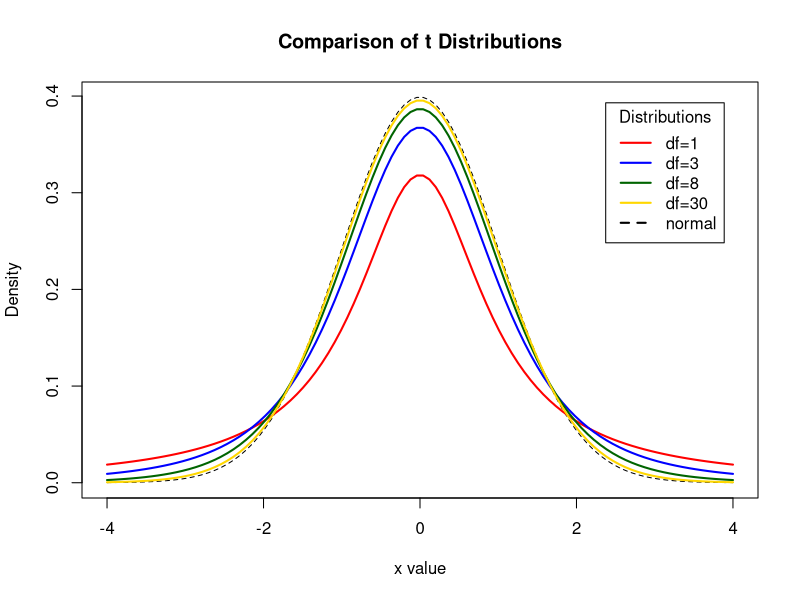
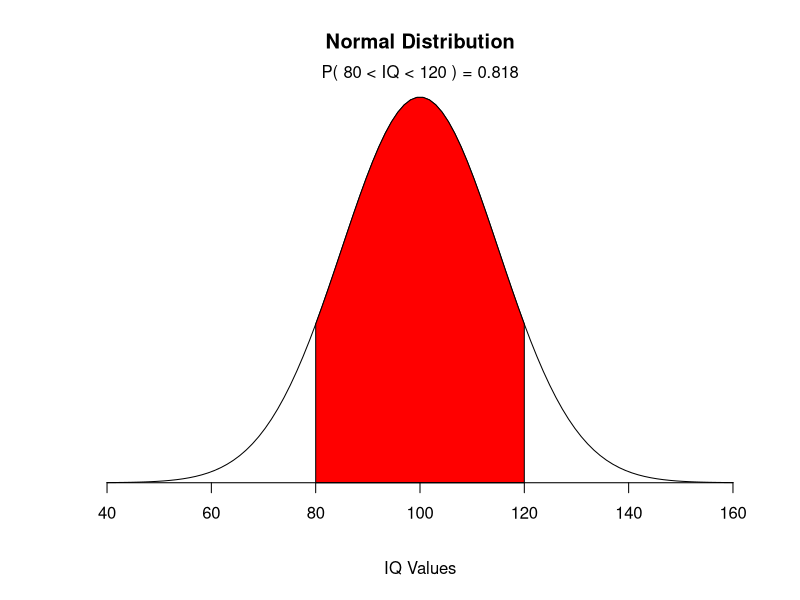
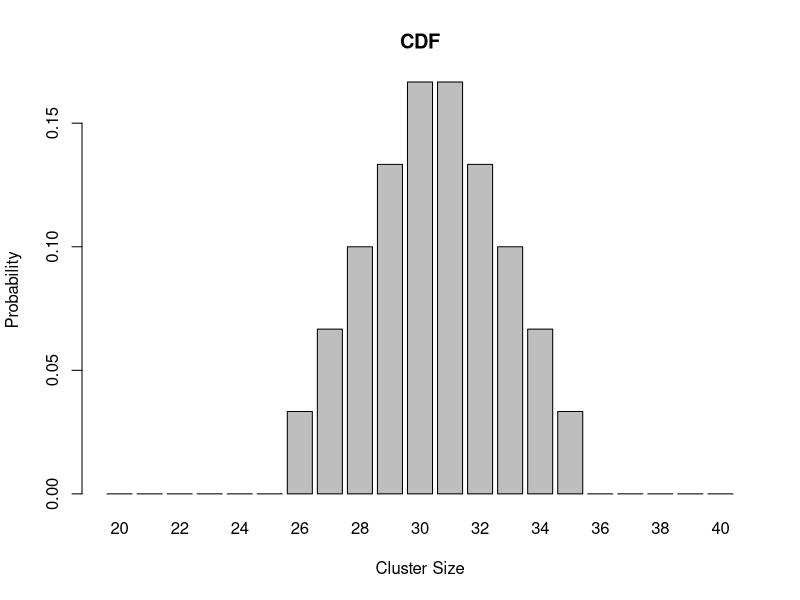
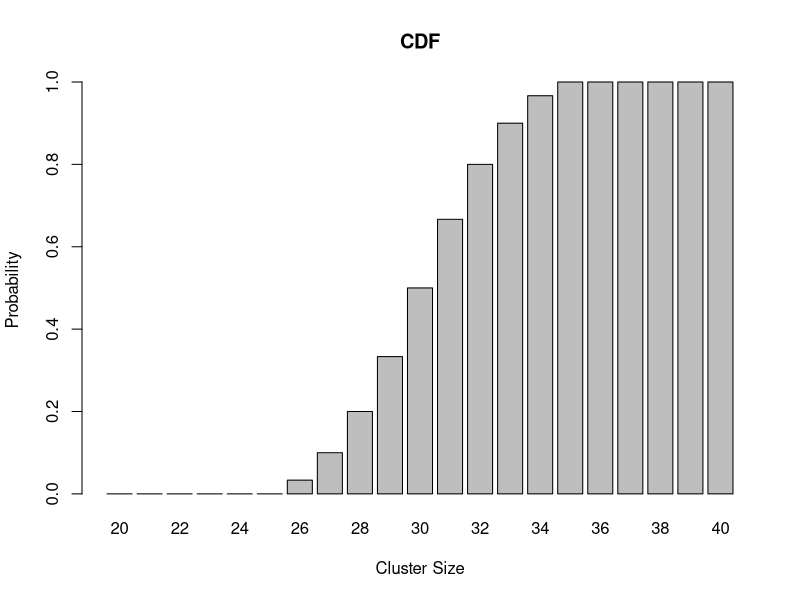
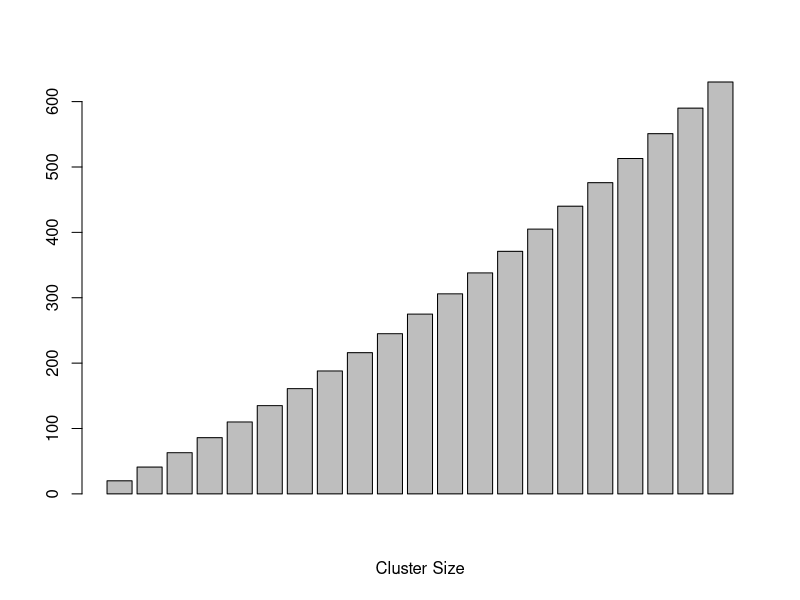
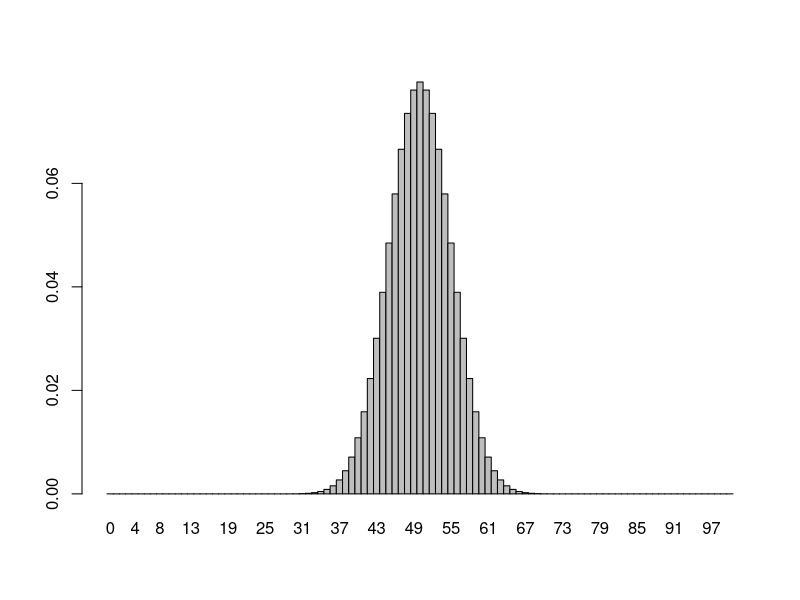
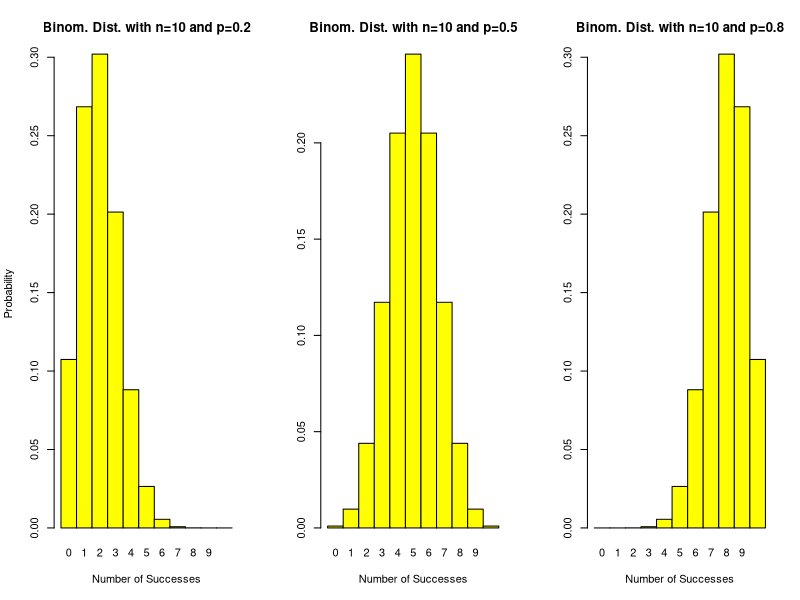
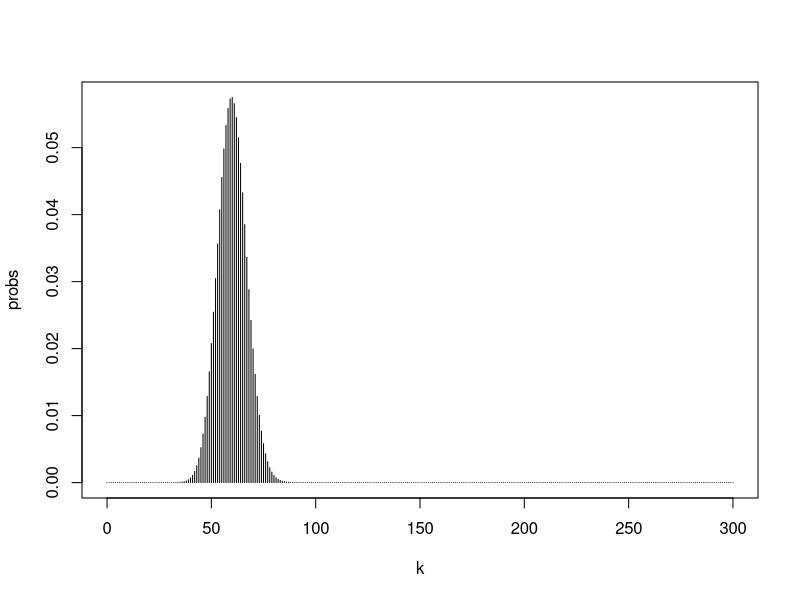

Reproduce these figures in R, in order.
## ---- chunk 1
x <- seq(-4, 4, length=100)
hx <- dnorm(x)

degf <- c(1, 3, 8, 30)
colors <- c("red", "blue", "darkgreen", "gold", "black")
labels <- c("df=1", "df=3", "df=8", "df=30", "normal")

plot(x, hx, type="l", lty=2, xlab="x value",
     ylab="Density", main="Comparison of t Distributions")

for (i in 1:4){
  lines(x, dt(x,degf[i]), lwd=2, col=colors[i])
}

legend("topright", inset=.05, title="Distributions",
       labels, lwd=2, lty=c(1, 1, 1, 1, 2), col=colors)
## ---- chunk 2
mean=100; sd=15
lb=80; ub=120

x <- seq(-4,4,length=100)*sd + mean
hx <- dnorm(x,mean,sd)

plot(x, hx, type="n", xlab="IQ Values", ylab="",
     main="Normal Distribution", axes=FALSE)

i <- x >= lb & x <= ub
lines(x, hx)
polygon(c(lb,x[i],ub), c(0,hx[i],0), col="red") 

area <- pnorm(ub, mean, sd) - pnorm(lb, mean, sd)
result <- paste("P(",lb,"< IQ <",ub,") =",
                signif(area, digits=3))
mtext(result,3)
axis(1, at=seq(40, 160, 20), pos=0) 
## ---- chunk 3
m<-c(20:40) # egg cluster sizes to be examined
pm<-c(rep(0,6),1/30*((26:30)-25),(36-((31:35)))/30,rep(0,5)) # PMF
cm<-cumsum(pm) # CDF

barplot(pm, xlab="Cluster Size",, ylab="Probability",names.arg=m, main="CDF")
barplot(cm, xlab="Cluster Size",, ylab="Probability",names.arg=m, main="CDF")

cmEasy<-cumsum(m)
m
cmEasy
barplot(cmEasy, xlab="Cluster Size")
## ---- chunk 4
dbinom(15,20,0.86)
## ---- chunk 5
dbinom(15,20,0.86)+dbinom(16,20,0.86)+dbinom(17,20,0.86)
pbinom(17, size=20, prob=0.86)-pbinom(14, size=20, prob=0.86)
## ---- chunk 6
hist.binom <- function(n, p, ...)
{
    # plots a Binomial probability  distribution
    k <- 0:n
    p <- dbinom(k, n, p)
    names(p) <- as.character(0:n)
    barplot(p,space=0, ...)
}
## ---- chunk 7
n=100
p=0.5

hist.binom(n,p)

rbinom(10,n,p)
## ---- chunk 8
par(mfrow=c(1,3)) # Splits graphics output into a table of  3 columns
hist.binom(10,0.2,col="yellow", main="Binom. Dist. with n=10 and p=0.2", xlab="Number of Successes", ylab="Probability")
hist.binom(10,0.5,col="yellow", main="Binom. Dist. with n=10 and p=0.5", xlab="Number of Successes")
hist.binom(10,0.8,col="yellow", main="Binom. Dist. with n=10 and p=0.8", xlab="Number of Successes")
par(mfrow=c(1,1)) # back to default
## ---- chunk 9
n<-300
k <- 0:n
probs <- dbinom(k, n, 0.2)
names(probs) <- as.character(0:n)
probs
plot(k,probs, type="h", ylim=c(0,max(probs)))
plot(k,probs, type="s", ylim=c(0,max(probs)))
plot(k,probs, type="h", ylim=c(0,max(probs)), xlim=c(40,80))
## ---- chunk 10
par(mar=c(4,5,8,1))
par(mfrow=c(1,3)) # Splits graphics output into a table of  3 columns
hist.binom(10,0.1,col="yellow", main="p=0.1 and n=10",xlim= c(0,7), xlab="Number of Successes", ylab="Probability")
hist.binom(30,0.1,col="yellow", main="p=0.1 and n=30",xlim= c(0,12),xlab="Number of Successes")
hist.binom(70,0.1,col="yellow", main="p=0.1 and n=90",xlim= c(0,18), xlab="Number of Successes")
par(mfrow=c(1,1)) # back to default
mtext(c("Binomial Distributions"),side=3, line=6, outer=F,col=2,cex=1.5)
par(mar=c(5, 4, 4, 2) + 0.1)
## ---- chunk 11
n <- 300
p <- 0.86

dbinom(275,300,0.86)
## ---- chunk 12
sampleSpace <- c(0,seq(1:300))
sampleSpaceProbs <- dbinom(sampleSpace,300,0.86)
sampleSpaceProbs
## ---- chunk 13
i <- 1
while(i < 301)
{ if (sampleSpaceProbs[i] >= 0.05)
  {
      print(
            paste(as.character(sampleSpace[i]), 
                  "    ", 
                  as.character(sampleSpaceProbs[i])
                  )
            );
  }
  i <- i+1;
}
## ---- chunk 14
sampleSpace <- c(0,seq(1:3000))
sampleSpaceProbs <- dbinom(sampleSpace,3000,0.86)

i <- 1
while(i < 3001)
{ if (sampleSpaceProbs[i] >= 0.05)
  {
    print(
          paste(as.character(sampleSpace[i]), 
          "    ", 
          as.character(sampleSpaceProbs[i])
                  )
          );
  }
  i <- i+1;
}
## ---- chunk 15
expV_Cellphones <- n*p
## ---- chunk 16
sd_Cellphones <- sqrt(n*p*(1-p))
## ---- chunk 17
expV_Cellphones - 2*sd_Cellphones
## ---- chunk 18
expV_Cellphones + 2*sd_Cellphones
## ---- chunk 19
barplot(dbinom(229:290,n,p), space = 0, width = 1, names.arg = as.character(229:290))
## ---- chunk 20

hist.binom(n,p,col="yellow", main="Binom. Dist. (n=300, p=0.86)")
abline(h = 0.05, col = "red", lty = 3)
hist.binom(n,p,col="yellow")
hist.binom(600,.86,col="yellow", main="Binom. Dist. (n=600, p=0.86)", ylim=c(0, 0.06) )
abline(h = 0.05, col = "red", lty = 3)
abline(v = (600*0.86), col = "blue", lty = 3)
text(c((600*0.86)),c(0.058), pos=4, paste("Expected Value = ",(600*0.86)),cex=0.75, col = "blue")


# show just the interesting part of the ditribution
hist.binom(n,p,col="yellow", main="Binom. Dist. (n=300, p=0.86)", xlim=c(219,290))

# add a vertical line to point out the location of the value found in the sample  
abline(v = 275, col = "red", lty = 3)

# add a vertical lines that delimit the area which represents the central 95% of the distribution  
abline(v = expV_Cellphones - 2*sd_Cellphones, col = "blue", lty = 3)
abline(v = expV_Cellphones + 2*sd_Cellphones, col = "blue", lty = 3)

# color the 95% area differently
lowerBound <- expV_Cellphones - as.integer(2*sd_Cellphones)
upperBound <- expV_Cellphones + as.integer(2*sd_Cellphones)

rep(0,lowerBound)
barplot(c(rep(0,lowerBound), dbinom(lowerBound:(upperBound-1), n, p)),
        space=0, 
        col="skyblue",
        add=TRUE)
## ---- chunk 21
n <- 500
p <- 0.07

pbinom(29,n,p)
## ---- chunk 22
expV_bloodType <- n*p
## ---- chunk 23
sd_bloodType <- sqrt(n*p*(1-p))
## ---- chunk 24
pnorm(29.5, expV_bloodType, sd_bloodType)
## ---- chunk 25
bp <- barplot(dbinom(15:55,n,p), space = 0, width = 1, 
        #names.arg = as.character(15:55),
        col="yellow", main="Binom. Dist. (n=500, p=0.07) with a superimposed normal curve", 
        axes=FALSE, xlab="No of people with blood typ 0-negative", ylab="Prob. Density")
axis(1, labels = c(15:55), at = bp, tcl = -0.25) 
axis(2) 
bp 
dbinom(15:55,n,p)

# color the interesting area differently
barplot( dbinom(15:29, n, p),
        space=0, 
        col="skyblue",
        add=TRUE)

# add a vertical line for x = 29
abline(v = 14.5, col = "red", lty = 1)
text(x=12.5, y=0.06,
     pos=4, paste("29"),cex=0.75, col = "red")

xy <- xy.coords(x=0.5:39.5, y= dnorm(15:54,expV_bloodType,sd_bloodType))
lines(xy, 
      lwd=2, col=2)
## ---- chunk 26
xUnif <- seq(-1, 32, length=4000)
hxUnif <- dunif(xUnif,min=0, max=30)
plot(xUnif, hxUnif, type="l", lty=1, xlab="x value",xlim = range(-2,32),
     ylab="Density",ylim = range(0,0.04), main="Uniform Distribution",col="blue")
## ---- chunk 27
# Create a uniform population with 10000 individuals  
dataUnif <- runif(10000,min=0, max=30)
n_Hist <- hist(dataUnif, breaks=16, xlab="x",
                main="Uniform Distribution of x", freq=F, col= "grey",
                xlim = range(-2,32))

N <- 1000 # number of samples
n1 <- 3   # sample size n1
n2 <- 12  # sample size n2
n3 <- 30  # sample size n3

vec_n1 <- NULL
vec_n2 <- NULL
vec_n3 <- NULL

while (N > 0) {
  N<-N-1;
  samp_n1<-sample(dataUnif, n1);
  samp_n2<-sample(dataUnif, n2);
  samp_n3<-sample(dataUnif, n3);

  vec_n1<-c(vec_n1,mean(samp_n1));
  vec_n2<-c(vec_n2,mean(samp_n2));
  vec_n3<-c(vec_n3,mean(samp_n3));
}
## ---- chunk 28
par(mfrow=c(2,2), font.main= 1, cex.main=1) # Splits graphics output into a table of 2 rows and 2 columns
plot(xUnif, hxUnif, type="l", lty=1, xlab="x value",xlim = range(-2,32),
     ylab="Density",ylim = range(0,0.04), main="Uniform Distribution",col="blue")
n1_Hist <- hist(vec_n1, breaks=16, xlab="Sample Means",
                main="Distribution of the sample means with n = 3", freq=F, col= "grey",
                xlim = range(-2,32))
n2_Hist <- hist(vec_n2, breaks=16, xlab="Sample Means",
                main="Distribution of the sample means with n = 12", freq=F, col= "grey",
                xlim = range(-2,32))
n3_Hist <- hist(vec_n3, breaks=16, xlab="Sample Means",
                main="Distribution of the sample means with n = 30", freq=F, col= "grey",
                xlim = range(-2,32))
par(mfrow=c(1,1)) # This line resets the graphics device to a 1x1 table
## ---- chunk 29
par(mfrow=c(2,2), font.main= 1, cex.main=1) # Splits graphics output into a table of 2 rows and 2 columns
n_Hist <- hist(dataUnif, breaks=16, xlab="x",
               main="Uniform Distribution of X", freq=F, col= "grey",
               xlim = range(-2,32))
n1_Hist <- hist(vec_n1, breaks=16, xlab="Sample Means",
                main="Distribution of the sample means with n = 3", freq=F, col= "grey",
                xlim = range(-2,32))
n2_Hist <- hist(vec_n2, breaks=16, xlab="Sample Means",
                main="Distribution of the sample means with n = 12", freq=F, col= "grey",
                xlim = range(-2,32))
n3_Hist <- hist(vec_n3, breaks=16, xlab="Sample Means",
                main="Distribution of the sample means with n = 30", freq=F, col= "grey",
                xlim = range(-2,32))
par(mfrow=c(1,1)) # This line resets the graphics device to a 1x1 table
## ---- chunk 30

#Generate some non-normally distributed data (f distribution, Fisher-Dist.).
population <- rf(10000,10,10)
hist(population)

# Simulate 1000 samples of size 4, 10 and 35 and calculate the sampling means of scores that are not normally distr. 
N <- 1000
n1 <- 4
n2 <- 10
n3 <- 35
vec_n1 <- NULL
vec_n2 <- NULL
vec_n3 <- NULL

while (N>0)
{
  N<-N-1;
  samp_n1<-rf(n1,3,27);
  samp_n2<-rf(n2,3,27);
  samp_n3<-rf(n3,3,27);
  
  vec_n1<-c(vec_n1,mean(samp_n1));
  vec_n2<-c(vec_n2,mean(samp_n2));
  vec_n3<-c(vec_n3,mean(samp_n3));
}

par(mfrow=c(2,2), font.main= 1, cex.main=1) # Splits graphics output into a table of 2 rows and 2 columns

pop_Hist <- hist(population, breaks=16, 
                 xlab="Scores from a Fisher Distribution (Population)",
                 xlim = range(0 ,6),
                 main="Fisher Distribution", 
                 freq = F  )
n1_Hist <- hist(vec_n1, breaks=16, ylab="", xlab="Sample Means",
                xlim = range(0,5),main="Distribution of the sample means with n = 4", freq=F)
n2_Hist <- hist(vec_n2, breaks=16,  ylab="", xlab="Sample Means",
                xlim = range(0,4),main="Distribution of the sample means with n = 10", freq=F)
n3_Hist <- hist(vec_n3, breaks=16,  ylab="", xlab="Sample Means",
                xlim = range(0, 3),ylim=range(0,2.7), 
                main="Distribution of the sample means with n = 35", freq=F)
par(mfrow=c(1,1)) # This line resets the graphics device to a 1x1 table
## ---- chunk 31
N <- 1000
n1 <- 9
n2 <- 25
vec_n1 <- NULL
vec_n2 <- NULL

while (N>0)
{
  N<-N-1;
  samp_n1<-rnorm(n1, mean=100, sd=15);
  samp_n2<-rnorm(n2, mean=100, sd=15);
  
  vec_n1<-c(vec_n1,mean(samp_n1));
  vec_n2<-c(vec_n2,mean(samp_n2));
}

par(mfrow=c(1,2)) # Splits graphics output into a table of 3 rows and 2 columns
hist(vec_n1, breaks=16, xlab="Sample Means, n=9",
     xlim = range(80,120),main="")
hist(vec_n1, breaks=16, xlab="Sample Means, n=25",
     xlim = range(80,120),main="")
par(mfrow=c(1,1)) # This line resets the graphics device to a 1x1 table
## ---- chunk 32
# simulate a population of size 10000
population <-rnorm(10000, mean=100, sd=15);

par(mfrow=c(1,2)) # Splits graphics output into a table of 3 rows and 2 columns

pop_Hist <- hist(population, breaks=16, xlab="IQ Scores (Population)",
                 xlim = range(40,160),ylim=c(0,2800),main="")
mean_pop <- round(mean(population), digits=2)
sd_pop <- round(sd(population), digits=2)
text(c(70),c(2750),paste("mean=",mean_pop),cex=0.75)
text(c(68),c(2600),paste("sd=",sd_pop),cex=0.75)


n1_Hist <- hist(vec_n1, breaks=16, xlab="Sample Means, n=9",
                xlim = range(40,160), ylim=c(0,180),main="")
mean_n1 <- round(mean(vec_n1), digits=2)
sd_n1 <- round(sd(vec_n1), digits=2)

# if we would want to superimpose a normalcurve (density vs. random variable) 
# we first would have to change our histograms to freq=FALSE)
# otherwise we are going to get a line that looks like it is attached to the 
# very bottom of the bars 
#lines(n1_Hist$mids, dnorm(n1_Hist$mids,mean_n1,sd_n1), lwd=2, col=3)
text(c(72),c(175),paste("mean=",mean_n1),cex=0.75)
text(c(70),c(165),paste("sd=",sd_n1),cex=0.75)

par(mfrow=c(1,1)) # This line resets the graphics device to a 1x1 table
## ---- chunk 33
# Version 2 with densities and superposed normal curves
population <-rnorm(10000, mean=100, sd=15);

par(mfrow=c(1,2)) # Splits graphics output into a table of 3 rows and 2 columns
## ---- chunk 34
pop_Hist <- hist(population, breaks=16, xlab="IQ Scores (Population)",xlim = range(40,160),ylim=c(0, 0.028), main="", freq=F)
lines(pop_Hist$mids, dnorm(pop_Hist$mids,100,15), lwd=2, col=2)
mean_pop <- round(mean(population), digits=2)
sd_pop <- round(sd(population), digits=2)
text(c(68),c(0.028),paste("mean=",mean_pop),cex=0.75)
text(c(66),c(0.026),paste("sd=",sd_pop),cex=0.75)


n1_Hist <- hist(vec_n1, breaks=16, xlab="Sample Means, n=9",xlim = range(40,160),ylim=c(0,0.09), main="", freq=F)
lines(pop_Hist$mids, dnorm(pop_Hist$mids,100,15), lwd=2, col=2)
mean_n1 <- round(mean(vec_n1), digits=2)
sd_n1 <- round(sd(vec_n1), digits=2)
lines(n1_Hist$mids, dnorm(n1_Hist$mids,mean_n1,sd_n1), lwd=2, col=3)
text(c(68),c(0.09),paste("mean=",mean_n1),cex=0.75)
text(c(66),c(0.083),paste("sd=",sd_n1),cex=0.75)

par(mfrow=c(1,1)) # This line resets the graphics device to a 1x1 table
## ---- chunk 35
par(mfrow=c(1,2)) # Splits graphics output into a table of 3 rows and 2 columns

n1_Hist <- hist(vec_n1, breaks=16, freq=FALSE, xlab="n=9",xlim = range(70,120),main="")
mean_n1 <- round(mean(vec_n1), digits=2)
sd_n1 <- round(sd(vec_n1), digits=2)
text(c(80),c(0.08),paste("mean=",mean_n1),cex=0.75)
text(c(80),c(0.073),paste("sd=",sd_n1),cex=0.75)
lines(n1_Hist$mids, dnorm(n1_Hist$mids,mean_n1,sd_n1), lwd=2, col=2)

n2_Hist <- hist(vec_n2, breaks=16, freq=FALSE, ylab="", xlab="n=25",xlim = range(70,120),main="")
mean_n2 <- round(mean(vec_n2), digits=2)
sd_n2 <- round(sd(vec_n2), digits=2)
text(c(82),c(0.11),paste("mean=",mean_n2),cex=0.75)
text(c(80),c(0.1),paste("sd=",sd_n2),cex=0.75)
lines(n2_Hist$mids, dnorm(n2_Hist$mids,mean_n2,sd_n2), lwd=2, col=3)
lines(n1_Hist$mids, dnorm(n1_Hist$mids,mean_n1,sd_n1), lwd=2, col=2)

# Text is written in one of the four margins of the current figure region or ...
mtext("Hist. of the Sampling Dist. of the Mean",side=3, line=2, outer=F,col=2,cex=1.5,adj = 1.5)
par(mfrow=c(1,1)) # This line resets the graphics device to a 1x1 table
## ---- chunk 36
#Generate some non-normally distributed data (f distribution, Fisher-Dist.).
population <- rf(10000,3,27)
hist(population)

par(mfrow=c(1,4)) # Splits graphics output into a table of 3 rows and 2 columns

pop_Hist <- hist(population, breaks=16, 
                 xlab="Scores from a Fisher Distribution (Population)",
                 xlim = range(0 ,9),
                 main="", 
                 freq = F  )
lines(pop_Hist$mids, df(pop_Hist$mids,3,27), lwd=2, col=2)
mean_pop <- round(mean(population), digits=2)
sd_pop <- round(sd(population), digits=2)
text(c(6),c(0.3),paste("mean=",mean_pop),cex=0.75)
text(c(6),c(0.26),paste("sd=",sd_pop),cex=0.75)

# Simulate 1000 samples of size 4, 10 and 35 and calculate the sampling means of scores that are not normally distr. 
N <- 1000
n1 <- 4
n2 <- 10
n3 <- 35
vec_n1 <- NULL
vec_n2 <- NULL
vec_n3 <- NULL

while (N>0)
{
  N<-N-1;
  samp_n1<-rf(n1,3,27);
  samp_n2<-rf(n2,3,27);
  samp_n3<-rf(n3,3,27);
  
  vec_n1<-c(vec_n1,mean(samp_n1));
  vec_n2<-c(vec_n2,mean(samp_n2));
  vec_n3<-c(vec_n3,mean(samp_n3));
}


n1_Hist <- hist(vec_n1, breaks=16, ylab="", xlab="Sample Means, n=4",xlim = range(0,3),main="", freq=F)
mean_n1 <- round(mean(vec_n1), digits=2)
sd_n1 <- round(sd(vec_n1), digits=2)
text(c(2.3),c(0.4),paste("mean=",mean_n1),cex=0.75)
text(c(2.3),c(0.3),paste("sd=",sd_n1),cex=0.75)

n2_Hist <- hist(vec_n2, breaks=16,  ylab="", xlab="Sample Means, n=10",xlim = range(0,3),main="", freq=F)
mean_n2 <- round(mean(vec_n2), digits=2)
sd_n2 <- round(sd(vec_n2), digits=2)
text(c(2.3),c(0.4),paste("mean=",mean_n2),cex=0.75)
text(c(2.3),c(0.3),paste("sd=",sd_n2),cex=0.75)


n3_Hist <- hist(vec_n3, breaks=16,  ylab="", xlab="Sample Means, n=35",xlim = range(0.5,2),ylim=range(0,2.7) , main="", freq=F)
mean_n3 <- round(mean(vec_n3), digits=2)
sd_n3 <- round(sd(vec_n3), digits=2)
text(c(1.7),c(1.4),paste("mean=",mean_n3),cex=0.75)
text(c(1.7),c(1.3),paste("sd=",sd_n3),cex=0.75)
# create theoretical scores to draw a normal curve into the plot
temp_x <- seq(-4, 4, length=10000)
lines(temp_x, dnorm(temp_x,mean_n3,sd_n3), lwd=2, col=3)

# Text is written in one of the four margins of the current figure region or ...
mtext("Population Scores Following a Fisher Distribution \r with 3 sampling Distributions of the Mean (n=4, n=10 and n=35)",
      side=3, line=2, outer=F,col=2,cex=0.75,adj = 1)
par(mfrow=c(1,1)) # This line resets the graphics device to a 1x1 table
## ---- chunk 37
x <- seq(-4, 4, length=100)
hx <- dnorm(x)

degf <- c(1, 3, 8, 30)
colors <- c("red", "blue", "darkgreen", "gold", "black")
labels <- c("df=1", "df=3", "df=8", "df=30", "normal")

plot(x, hx, type="l", lty=2, xlab="x value",
     ylab="Density", main="Comparison of t Distributions")

for (i in 1:4){
  lines(x, dt(x,degf[i]), lwd=2, col=colors[i])
}

legend("topright", inset=.05, title="Distributions",
       labels, lwd=2, lty=c(1, 1, 1, 1, 2), col=colors)
## ---- chunk 38
#Generate some normally distributed data.
y <- rnorm(1000,17,3)
hist(y)
qqnorm(y)
qqline(y, col="green")

#Perform the Shapiro-Wilks test for normality
shapiro.test(y)

#Perform Anderson-Darling test for normality
library(nortest)
ad.test(y)


#Generate some non-normally distributed data (f distribution, Fisher-Dist.).
y <- rf(1000,3,27)
hist(y)
qqnorm(y)
qqline(y, col="green")

#Perform the Shapiro-Wilks test for normality
shapiro.test(y)

#Perform Anderson-Darling test for normality
library(nortest)
ad.test(y)


## The following data represent the finishing times 
# (in seconds) for six randomly selected races of a 
# greyhound named Barbies Bomber. 
# Is there evidence to support the belief that the 
# variable "finishing time" is normally distributed?
finishTimes <- c(31.35,32.06,31.91,32.52,31.26,32.37)
qqnorm(finishTimes)
qqline(finishTimes, col="green")
## ---- chunk 39
hist.pois <- function(l, maxCounts,...)
{
  # plots a Poisson probability distriburion distribution
  k <- 0:maxCounts
  p <- dpois(k,l)
  names(p) <- as.character(0:maxCounts)
  barplot(p,space=0, ...)
}

par(mfrow=c(1,3)) # Splits graphics output into a table of  3 columns
hist.pois(1,15,col="yellow", main="Poisson Dist. with lambda=1")
hist.pois(10,20,col="yellow", main="Poisson Dist. with lambda=10")
hist.pois(30,60,col="yellow", main="Poisson Dist. with lambda=30")
par(mfrow=c(1,1)) # back to default
## ---- chunk 40
x <- seq(-4, 4, length = 1000)  
y <- dnorm(x)
a <- -1
a1 <- pnorm(a)
plot(x, y, axes = FALSE, type = 'l', xlab = '', ylab = '',
        main = expression(italic(P(X<=a))));
abline(h = 0)

x1 <- x[x <= a]
y1 <- dnorm(x1)
xcoord <- c(-4, x1, x1[length(x1)], -4) 
ycoord <- c(0, y1, 0, 0)
polygon(xcoord, ycoord, col = 'grey90')

axis(1, at = c(-1), font = 8,labels = c('a'))
labText <- paste("P(X<=a) = \r", as.character(round(a1, digits=4)) )
text(-2.5,0.2, labels = labText)
## ---- chunk 41
x <- seq(0, 10, length = 1000)  
y <- dunif(x,0,10)
plot(x, y, axes = TRUE, xaxt="n", type = 'l', xlab = 'X', ylab = 'Density', ylim=c(0,0.15),
     main = "Uniform Distribution", bty="n")
#abline(v = 0)
pts <- list(x=c(0,0),y=c(0,0.1))
lines(pts)
lines(list(x=c(10,10),y=c(0,0.1)))
axis(1,pos=c(0,0))
## ---- chunk 42
N <- 1000
n1 <- 3
n2 <- 12
n3 <- 30
n4 <- 1

vec_n1 <- NULL
vec_n2 <- NULL
vec_n3 <- NULL
vec_n4 <- NULL

while (N>0)
{
  N<-N-1;
  samp_n1<-sample(x, n1);
  samp_n2<-sample(x, n2);
  samp_n3<-sample(x, n3);
  samp_n4<-sample(x, n4);
  
  vec_n1<-c(vec_n1,mean(samp_n1));
  vec_n2<-c(vec_n2,mean(samp_n2));
  vec_n3<-c(vec_n3,mean(samp_n3));
  vec_n4<-c(vec_n4,mean(samp_n4));
}


n1_Hist <- hist(vec_n1, breaks=16, xlab="Sample Means",main="Distribution of the sample mean with n = 3", freq=F, col= "grey")
n2_Hist <- hist(vec_n2, breaks=16, xlab="Sample Means",main="Distribution of the sample mean with n = 12", freq=F, col= "grey")
n3_Hist <- hist(vec_n3, breaks=16, xlab="Sample Means",main="Distribution of the sample mean with n = 30", freq=F, col= "grey")
n4_Hist <- hist(vec_n4, breaks=16, xlab="Sample Means",main="Distribution of the sample mean with n = 1", freq=F, col= "grey")



#Setup up coordinate system (with x == y aspect ratio):
plot(c(-2,3), c(-1,5), type = "n", xlab = "x", ylab = "y", asp = 1)
#the x- and y-axis, and an integer grid
abline(h = 0, v = 0, col = "gray60")
text(1,0, "abline( h = 0 )", col = "gray60", adj = c(0, -.1))
abline(h = -1:5, v = -2:3, col = "lightgray", lty = 3)
abline(a = 1, b = 2, col = 2)
text(1,3, "abline( 1, 2 )", col = 2, adj = c(-.1, -.1))

pts <- list(x = cars[,1], y = cars[,2])
plot(pts)
## ---- chunk 43
n <- 35
mean_of_Sample <- 36.2
mean_of_SampDist <- 30
sd_of_SampDist <- 12.9/sqrt(n)

# create a range of possible sample mean values
x <- seq(19,41, length = 1000)  
# determine the corresponding probability densities 
y <- dnorm(x, mean=mean_of_SampDist, sd=sd_of_SampDist)

# dertermine the lower and upper bound (quantiles) that 
# delimit the range of possible sample mean values that represent 95% of the possible sample mean values
l <- mean_of_SampDist - 1.96 * sd_of_SampDist
u <- mean_of_SampDist + 1.96 * sd_of_SampDist

# plot the density curve without axis, titles, legends, ...
plot(x, y, 
     axes = FALSE, 
     type = 'l', 
     xlab = '', 
     ylab = '',
     ylim = c(0, 0.22),
     main = ''
     );

# add a horizontal axis at probability density = 0
abline(h = 0)

# add a diagram title 
text(mean_of_SampDist, 
     0.21, 
     # expression( paste("Sampling Distribution of the Sample Mean ", 
     #                   bar(x) , 
     #                   ", with n = 35  -->  " , 
     #                   bar(x) ,
     #                   " ~ N(" ,
     #                   mu[bar(x)] == mu ,
     #                  ", " ,
     #                  sigma[bar(x)] == sigma/sqrt(n),
     #                  ")"
     #                  )
     #            ) 
     
     expression( atop("Sampling Distribution of the Sample Mean "~bar(x)~"," ,
                 "with n = 35  -->  "~bar(x)~" ~ N("~mu[bar(x)]==mu~", "~sigma[bar(x)]==sigma/sqrt(n)~")" )
                ) 
      )

# add a title for the axis
text(40, 0,
     labels = expression( bar(x) ), 
     cex=1.0,
     pos=3
)

# add a tic mark and label for the center of the distribution
axis(1, 
     at = c(mean_of_SampDist), 
     font = 8,
     labels = expression( paste("", mu[bar(x)] == mu , "\n" , "= 30") ), 
     cex=0.3
)

# fill the central 95% under ther curve with blue color
x3 <- x[x > l & x < u]
y3 <- dnorm(x3, mean=mean_of_SampDist, sd=sd_of_SampDist)
xcoord <- c(l, x3, x3[length(x3)], l) 
ycoord <- c(0, y3, 0, 0)
polygon(xcoord, ycoord, col = 'cornflowerblue')

# label the blue part
text(mean_of_SampDist,0.05, 
     labels = "95%",
     cex=1.8,
     col="white"
)


text(mean_of_SampDist,0.02, 
     labels = expression(paste("P(", mu[bar(x)] - 1.96 * sigma[bar(x)] <= bar(x), " and " , bar(x) <= mu[bar(x)] + 1.96 * sigma[bar(x)] , ") = " , 0.95 , "" )),
     cex=0.8,
     col="white"
)


a1 <- pnorm(l, mean=mean_of_SampDist, sd=sd_of_SampDist)
a2 <- pnorm(u, mean=mean_of_SampDist, sd=sd_of_SampDist)

# add a tic mark and label for the lower and upper bound of the central 95% of the distribution
axis(1, 
     at = c(l), 
     font = 8,
     labels = expression( paste("", mu[bar(x)] - 1.96 * sigma[bar(x)] ,"") ), 
     cex=0.3
     )
axis(1, 
     at = c(u), 
     font = 8,
     labels = expression( paste("", mu[bar(x)] + 1.96 * sigma[bar(x)] ,"") ), 
     cex=0.3
     )

 
# add text that reports the probability for a mean to occur in the tails of the distribution  
text(l,0.05, 
     labels = expression(paste("P(",bar(x) <= mu[bar(x)] - 1.96 * sigma[bar(x)] , ") = ", 0.025 , "" ) ),
     pos=2,
     cex=0.8)

text(u,0.05, 
     labels = expression(paste("P(",bar(x) >= mu[bar(x)] + 1.96 * sigma[bar(x)]  , ") = ", 0.025 , ""  )),
     pos=4, 
     cex=0.8)

# fill the tails with grey color
x1 <- x[x <= l]
y1 <- dnorm(x1, mean=mean_of_SampDist, sd=sd_of_SampDist)
xcoord <- c(l, x1, x1[length(x1)], l) 
ycoord <- c(0, y1, 0, 0)
polygon(xcoord, ycoord, col = 'grey90')

x2 <- x[x >= u]
y2 <- dnorm(x2, mean=mean_of_SampDist, sd=sd_of_SampDist)
xcoord <- c(u, x2, x2[length(x2)], u) 
ycoord <- c(0, y2, 0, 0)
polygon(xcoord, ycoord, col = 'grey90')


# label the tails
text(l,0.005, 
     labels = "2,5%",
     cex=1.0,
     pos=2
)

text(u,0.005, 
     labels = "2,5%",
     cex=1.0,
     pos=4
)

# plot a line that represents the mean of the current sample
abline(v=36.2)
axis(1, 
     at = c(36.2), 
     font = 8,
     cex=0.3,
     col="red",
     lty=1,
     tcl= 2,
     labels=""
    )
# add a lablel to the line that represents the mean of the current sample
text(36.2, 0.02,
     labels = expression( bar(x)==36.2 ), 
     cex=1.0,
     pos=4
)
